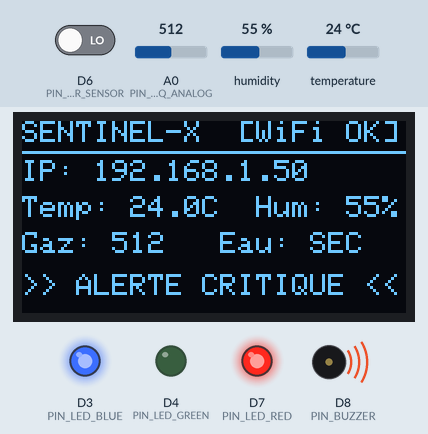
Bench run of a program on a simulated ESP8266 (NodeMCU). Shown: 128×64 one-colour display, output pins drawn as LEDs (lit = HIGH), buzzer (waves = sounding, pin HIGH). Dashed ring = blinking. The test bench sets the inputs (shaded band); at power-on: A0 (PIN_MQ_ANALOG) = 512, temperature 24 °C, D6 (PIN_WATER_SENSOR) LOW, humidity 55 %. WiFi joins after 1.5 s; servers stay silent unless stated; uploads are accepted with an empty reply; no MQTT or app messages arrive unless stated.

Above: at 2.9 s.
3.0 s: A0 (PIN_MQ_ANALOG) set to 484
At 4.5 s:
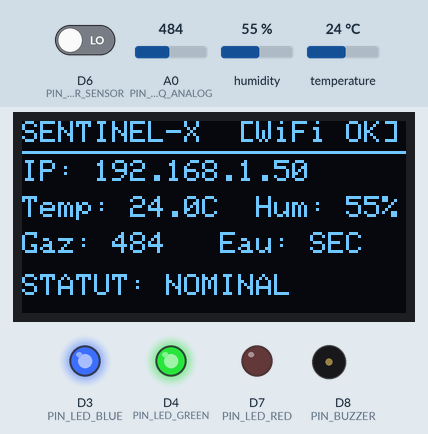
4.8 s: temperature set to 38 °C
At 7.5 s:
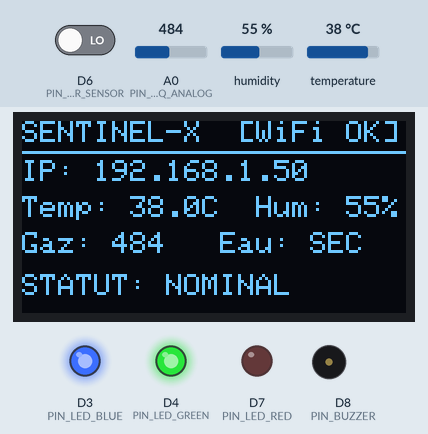
7.8 s: temperature set to 41 °C
At 8.42 s:
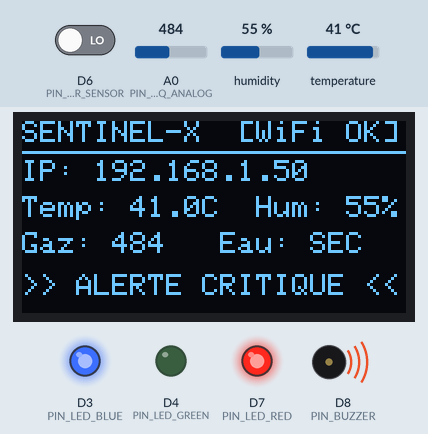
10.0 s: D6 (PIN_WATER_SENSOR) driven HIGH
At 10.77 s:
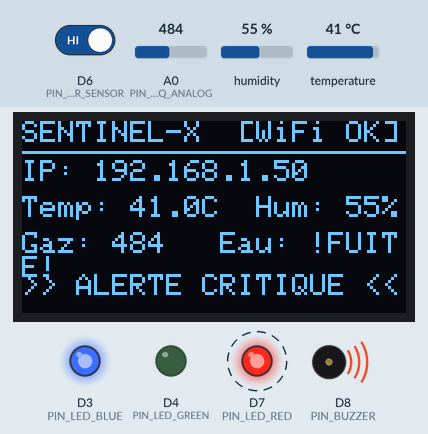
12.3 s: D6 (PIN_WATER_SENSOR) driven LOW
At 12.77 s:
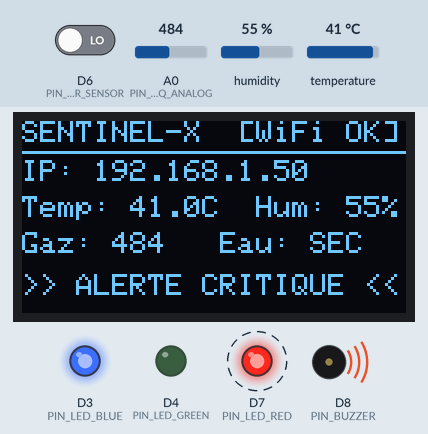
14.3 s: humidity set to 22 %
At 16.24 s:
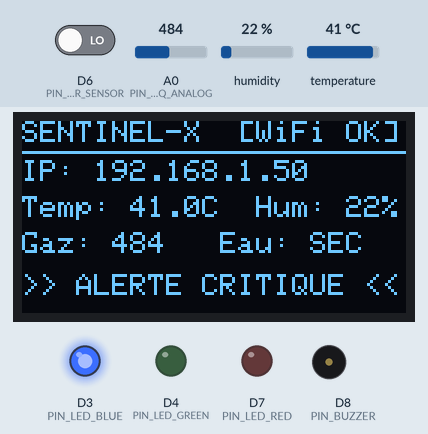
Timing chart, 0 to 18.5 s (numbered marks = the images above; inputs shaded):
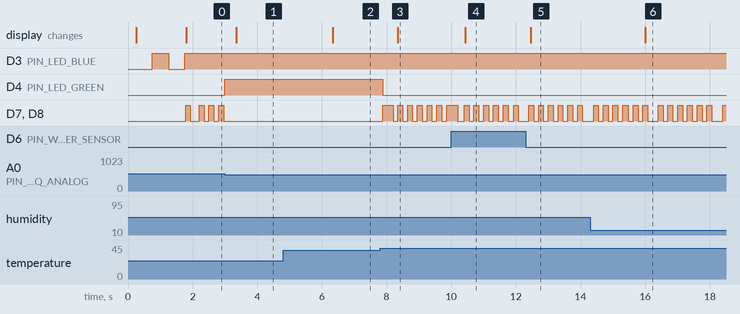

The program:

main.cpp
```cpp
#include <Arduino.h>
#include <ESP8266WiFi.h>
#include <ESP8266HTTPClient.h>
#include <WiFiClient.h>
#include <PubSubClient.h>
#include <Wire.h>
#include <Adafruit_GFX.h>
#include <Adafruit_SSD1306.h>
#include <DHT.h>
#include <ArduinoJson.h>

#include "config.h"

// Instances
Adafruit_SSD1306 display(OLED_SCREEN_WIDTH, OLED_SCREEN_HEIGHT, &Wire, OLED_RESET);
DHT dht(PIN_DHT, DHT_TYPE);
WiFiClient wifiClient;
PubSubClient mqttClient(wifiClient);

// Variables capteurs
float currentTemp = 0.0;
float currentHumidity = 0.0;
int   currentGasRaw = 0;
bool  waterDetected = false;
bool  lastWaterState = false;

// Alertes
bool alertGas = false;
bool alertTemp = false;
bool remoteAlarm = false;
bool buzzerState = false;
unsigned long lastBuzzerToggle = 0;

// Chronomètres
unsigned long lastTelemetry = 0;
unsigned long lastDisplay = 0;

// Prototypes
void connectWiFi();
void connectMQTT();
void mqttCallback(char* topic, byte* payload, unsigned int length);
void readSensors();
void updateDisplay();
void sendHttpAlert(const char* eventType, const char* details, float val);
void sendTelemetry();
void handleIndicators();

void setup() {
  Serial.begin(115200);
  delay(200);

  // Configuration des broches
  pinMode(PIN_WATER_SENSOR, INPUT);
  pinMode(PIN_BUZZER, OUTPUT);
  pinMode(PIN_LED_GREEN, OUTPUT);
  pinMode(PIN_LED_BLUE, OUTPUT);
  pinMode(PIN_LED_RED, OUTPUT);

  digitalWrite(PIN_BUZZER, LOW);
  digitalWrite(PIN_LED_GREEN, LOW);
  digitalWrite(PIN_LED_BLUE, LOW);
  digitalWrite(PIN_LED_RED, LOW);

  // Initialisation I2C et écran HW-416A (OLED)
  Wire.begin(PIN_OLED_SDA, PIN_OLED_SCL);
  if (!display.begin(SSD1306_SWITCHCAPVCC, OLED_I2C_ADDRESS)) {
    Serial.println(F("[ERREUR] Écran HW-416A non détecté sur 0x3C !"));
  } else {
    display.clearDisplay();
    display.setTextSize(1);
    display.setTextColor(SSD1306_WHITE);
    display.setCursor(5, 10);
    display.println("AETHERCORP INDUSTRIAL");
    display.setCursor(15, 25);
    display.println("SENTINEL-X v1.0");
    display.display();
  }

  // Initialisation capteur V182 (DHT)
  dht.begin();

  // Connexion Wi-Fi
  connectWiFi();

  // Initialisation MQTT
  mqttClient.setServer(MQTT_BROKER, MQTT_PORT);
  mqttClient.setCallback(mqttCallback);
}

void loop() {
  // Maintien Wi-Fi
  if (WiFi.status() != WL_CONNECTED) {
    digitalWrite(PIN_LED_BLUE, LOW);
    connectWiFi();
  } else {
    digitalWrite(PIN_LED_BLUE, HIGH);
  }

  // Maintien MQTT
  if (!mqttClient.connected()) {
    connectMQTT();
  }
  mqttClient.loop();

  // Lecture des capteurs
  readSensors();

  // Gestion des LEDs et du Buzzer YXDZ
  handleIndicators();

  // Envoi de la télémétrie vers le serveur
  unsigned long now = millis();
  if (now - lastTelemetry >= TELEMETRY_INTERVAL_MS) {
    lastTelemetry = now;
    sendTelemetry();
  }

  // Rafraîchissement de l'écran HW-416A
  if (now - lastDisplay >= DISPLAY_REFRESH_MS) {
    lastDisplay = now;
    updateDisplay();
  }
}

// ----------------------------------------------------
// CONNEXION RÉSEAU WI-FI
// ----------------------------------------------------
void connectWiFi() {
  WiFi.mode(WIFI_STA);
  WiFi.begin(WIFI_SSID, WIFI_PASSWORD);
  int tries = 0;
  while (WiFi.status() != WL_CONNECTED && tries < 15) {
    delay(500);
    digitalWrite(PIN_LED_BLUE, !digitalRead(PIN_LED_BLUE));
    tries++;
  }
  if (WiFi.status() == WL_CONNECTED) {
    digitalWrite(PIN_LED_BLUE, HIGH);
  }
}

void connectMQTT() {
  static unsigned long lastRetry = 0;
  if (millis() - lastRetry > 4000) {
    lastRetry = millis();
    String clientId = "SentinelX-" + String(ESP.getChipId(), HEX);
    if (mqttClient.connect(clientId.c_str())) {
      mqttClient.subscribe(MQTT_TOPIC_COMMANDS);
    }
  }
}

void mqttCallback(char* topic, byte* payload, unsigned int length) {
  String msg = "";
  for (unsigned int i = 0; i < length; i++) msg += (char)payload[i];

  StaticJsonDocument<256> doc;
  if (!deserializeJson(doc, msg)) {
    const char* action = doc["action"];
    if (action && strcmp(action, "ALARM_ON") == 0) {
      remoteAlarm = true;
    } else if (action && strcmp(action, "ALARM_OFF") == 0) {
      remoteAlarm = false;
    }
  }
}

// ----------------------------------------------------
// LECTURE DES CAPTEURS
// ----------------------------------------------------
void readSensors() {
  // 1. Température / Humidité (V182)
  float t = dht.readTemperature();
  float h = dht.readHumidity();
  if (!isnan(t)) currentTemp = t;
  if (!isnan(h)) currentHumidity = h;

  // 2. Capteur de Gaz (MH-MQ sur A0)
  currentGasRaw = analogRead(PIN_MQ_ANALOG);

  // 3. Capteur d'eau HOYA (D6)
  waterDetected = (digitalRead(PIN_WATER_SENSOR) == HIGH);

  // Détection des seuils
  alertTemp = (currentTemp >= TEMP_ALERT_THRESHOLD);
  alertGas  = (currentGasRaw >= GAS_ALERT_RAW_THRESHOLD);

  // Envoi alerte immédiate lors d'un nouveau front d'inondation
  if (waterDetected && !lastWaterState) {
    sendHttpAlert("WATER_LEAK", "Capteur HOYA immerge !", 1.0);
  }
  lastWaterState = waterDetected;

  // Envoi alerte gaz si dépassement critique
  static unsigned long lastGasAlertTime = 0;
  if (alertGas && (millis() - lastGasAlertTime > 5000)) {
    lastGasAlertTime = millis();
    sendHttpAlert("GAS_LEAK", "Concentration suspecte detectee par MH-MQ", (float)currentGasRaw);
  }
}

// ----------------------------------------------------
// INDICATEURS VISUELS ET SONORES
// ----------------------------------------------------
void handleIndicators() {
  bool inAlert = (alertGas || alertTemp || waterDetected || remoteAlarm);

  if (inAlert) {
    digitalWrite(PIN_LED_GREEN, LOW); // Éteint nominal

    // Clignotement Buzzer YXDZ et LED Rouge d'urgence
    if (millis() - lastBuzzerToggle >= 150) {
      lastBuzzerToggle = millis();
      buzzerState = !buzzerState;
      digitalWrite(PIN_BUZZER, buzzerState ? HIGH : LOW);
      digitalWrite(PIN_LED_RED, buzzerState ? HIGH : LOW);
    }
  } else {
    // Mode Nominal : LED Verte allumée, silence radio
    digitalWrite(PIN_LED_GREEN, HIGH);
    digitalWrite(PIN_LED_RED, LOW);
    digitalWrite(PIN_BUZZER, LOW);
  }
}

// ----------------------------------------------------
// AFFICHAGE OLED HW-416A
// ----------------------------------------------------
void updateDisplay() {
  display.clearDisplay();

  // En-tête
  display.setTextSize(1);
  display.setCursor(0, 0);
  display.print("SENTINEL-X  ");
  display.print(WiFi.status() == WL_CONNECTED ? "[WiFi OK]" : "[WiFi ..]");
  display.drawLine(0, 10, 127, 10, SSD1306_WHITE);

  // IP Locale pour la démo jury
  display.setCursor(0, 13);
  display.print("IP: ");
  display.print(WiFi.status() == WL_CONNECTED ? WiFi.localIP().toString() : "Connexion...");

  // Métriques V182
  display.setCursor(0, 25);
  display.printf("Temp: %.1fC  Hum: %.0f%%", currentTemp, currentHumidity);

  // Gaz MQ & Eau HOYA
  display.setCursor(0, 37);
  display.printf("Gaz: %-4d  Eau: %s", currentGasRaw, waterDetected ? "!FUITE!" : "SEC");

  // Bannière d'état
  display.setCursor(0, 51);
  if (alertGas || alertTemp || waterDetected || remoteAlarm) {
    display.print(">> ALERTE CRITIQUE <<");
  } else {
    display.print("STATUT: NOMINAL");
  }

  display.display();
}

// ----------------------------------------------------
// ENVOIS RÉSEAU (REST POST OBLIGATOIRE & MQTT)
// ----------------------------------------------------
void sendHttpAlert(const char* eventType, const char* details, float val) {
  if (WiFi.status() != WL_CONNECTED) return;

  WiFiClient client;
  HTTPClient http;
  String url = String("http://") + SERVER_HOST + ":" + String(SERVER_PORT) + ALERT_ENDPOINT;

  if (http.begin(client, url)) {
    http.addHeader("Content-Type", "application/json");

    StaticJsonDocument<256> doc;
    doc["node_id"] = "SENTINEL-X-01";
    doc["timestamp"] = millis();
    doc["event_type"] = eventType;
    doc["value"] = val;
    doc["details"] = details;

    String body;
    serializeJson(doc, body);
    http.POST(body);
    http.end();
  }
}

void sendTelemetry() {
  if (WiFi.status() != WL_CONNECTED) return;

  StaticJsonDocument<256> doc;
  doc["node_id"] = "SENTINEL-X-01";
  doc["temperature"] = currentTemp;
  doc["humidity"] = currentHumidity;
  doc["gas_raw"] = currentGasRaw;
  doc["water_leak"] = waterDetected ? 1 : 0;
  doc["timestamp"] = millis();

  String payload;
  serializeJson(doc, payload);

  // MQTT Mosquitto
  if (mqttClient.connected()) {
    mqttClient.publish(MQTT_TOPIC_TELEMETRY, payload.c_str());
  }

  // REST POST
  WiFiClient client;
  HTTPClient http;
  String url = String("http://") + SERVER_HOST + ":" + String(SERVER_PORT) + TELEMETRY_ENDPOINT;
  if (http.begin(client, url)) {
    http.addHeader("Content-Type", "application/json");
    http.POST(payload);
    http.end();
  }
}
```

config.h
```cpp
#ifndef CONFIG_H
#define CONFIG_H

#include <Arduino.h>

// ==========================================
// CONFIGURATION RESEAU & WI-FI (Table EPSI)
// ==========================================
const char* const WIFI_SSID     = "SENTINEL_AP";
const char* const WIFI_PASSWORD = "CHANGE-ME"; // ancien firmware PlatformIO (MQTT clair, obsolète) : ne pas utiliser, voir firmware/sentinel_core;

// ==========================================
// CONFIGURATION SERVEUR LOCAL (PC ou RPi 5)
// ==========================================
const char* const SERVER_HOST        = "192.168.10.1";
const uint16_t    SERVER_PORT        = 8000;          // Port de l'API REST
const char* const ALERT_ENDPOINT     = "/api/v1/alerts";
const char* const TELEMETRY_ENDPOINT = "/api/v1/telemetry";

// Option MQTT (Broker Mosquitto)
const char* const MQTT_BROKER        = "192.168.10.1";
const uint16_t    MQTT_PORT          = 1883;          // 8883 si MQTTS
const char* const MQTT_TOPIC_TELEMETRY = "sentinel/telemetry";
const char* const MQTT_TOPIC_ALERTS    = "sentinel/alerts";
const char* const MQTT_TOPIC_COMMANDS  = "sentinel/commands";

// ==========================================
// PINOUT HARDWARE (ESP8266 / NODEMCU)
// ==========================================
// 1. Écran OLED HW-416A (I2C SSD1306)
#define PIN_OLED_SCL        D1   // GPIO5 (SCL)
#define PIN_OLED_SDA        D2   // GPIO4 (SDA)
#define OLED_SCREEN_WIDTH   128
#define OLED_SCREEN_HEIGHT  64
#define OLED_RESET          -1
#define OLED_I2C_ADDRESS    0x3C

// 2. Capteur Température & Humidité V182 (DHT11/DHT22)
#define PIN_DHT             D5   // GPIO14
#define DHT_TYPE            DHT11 // Changer en DHT22 si le module est blanc

// 3. Capteur de Gaz MH-MQ (Sortie Analogique sur A0)
#define PIN_MQ_ANALOG       A0   // ADC0 (0 - 1023)

// 4. Capteur d'eau HOYA (Détection inondation liquide)
#define PIN_WATER_SENSOR    D6   // GPIO12 (Entrée numérique)

// 5. Actionneurs physiques (Buzzer YXDZ + 4 LEDs d'état)
#define PIN_LED_GREEN       D4   // GPIO2 (Statut Nominal)
#define PIN_LED_BLUE        D3   // GPIO0 (Statut Wi-Fi / Réseau)
#define PIN_LED_RED         D7   // GPIO13 (Alerte Critique Gaz/Inondation)
#define PIN_BUZZER          D8   // GPIO15 (Buzzer YXDZ actif)

// ==========================================
// CADENCEMENT & SEUILS
// ==========================================
const unsigned long TELEMETRY_INTERVAL_MS = 2000;
const unsigned long DISPLAY_REFRESH_MS   = 500;

// Seuils d'alerte locale
const float TEMP_ALERT_THRESHOLD   = 40.0; // °C
const int   GAS_ALERT_RAW_THRESHOLD = 500; // À ajuster selon calibration du MQ

#endif // CONFIG_H
```

Measured:
- the behaviour switches between 500 and 499 on A0 (PIN_MQ_ANALOG) (found by bisection; images 0 and 1)
- the behaviour switches between 39 and 40 °C on temperature (found by bisection; images 2 and 3)
- after the input at 3.0 s, D4 (PIN_LED_GREEN): LOW → HIGH at once; D7 (PIN_LED_RED), D8 (PIN_BUZZER): stops changing and stays LOW; the display: changes after 0.34 s (image 1)
- after the input at 4.8 s, the display: changes after 1.5 s (image 2)
- after the input at 7.8 s, D4 (PIN_LED_GREEN): HIGH → LOW after 0.08 s; D7 (PIN_LED_RED), D8 (PIN_BUZZER): LOW → HIGH after 0.08 s, then repeats every 0.30 s: LOW 0.15 s, HIGH 0.15 s; the display: changes after 0.55 s (image 3)
- after the input at 10.0 s, the display: changes after 0.43 s (image 4)
- after the input at 12.3 s, the display: changes after 0.15 s (image 5)
- after the input at 14.3 s, the display: changes after 1.7 s (image 6)
